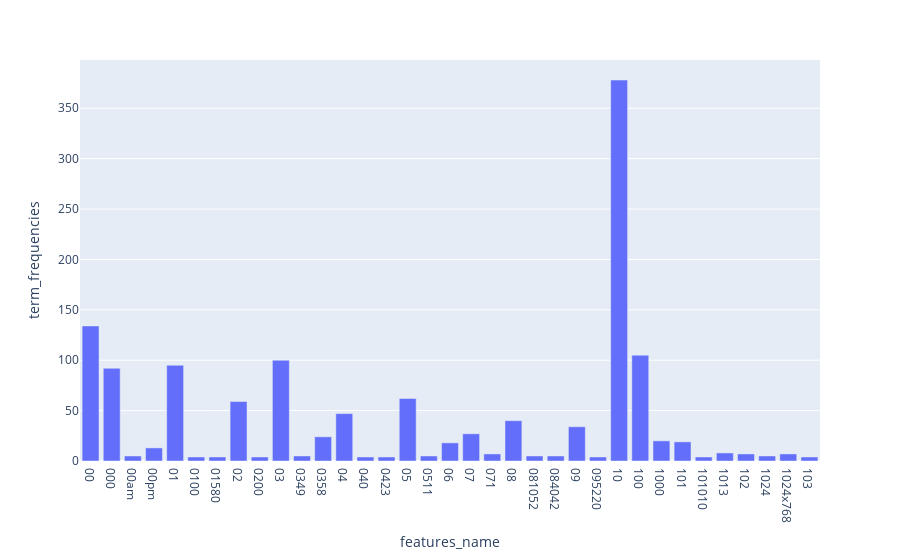

Notebook code cell kept with this figure:
### Markdown cell above
### >>> **Exercise 14 (take home):** 
The chart above only contains 300 vocabulary in the documents, and it's already computationally intensive to both compute and visualize. Can you efficiently reduce the number of terms you want to visualize as an exercise.

### Code cell
# I try to reduce the number to about 30, remaining only about 10% of original data.
# The criteria is to ignore the features_name with too little frequencies or almost with zero frequency.

X = count_vect.get_feature_names_out()[:300] #original
Y = term_frequencies[:300]

X_new = []
Y_new = []

order = sorted(Y)[-30:]
criteria = order[0]

for i in range(0,len(X)):
    if(Y[i] >= criteria):
        X_new.append(X[i])
        Y_new.append(Y[i])

DF = pd.DataFrame(dict(features_name = X_new, term_frequencies = Y_new))
figure = px.bar(DF, x = 'features_name', y = 'term_frequencies')

figure.show()

### Figure 1 — Plotly figure (JSON) as saved in the notebook; plotly's stock layout.template omitted (floating-point values rounded to 4 significant figures)
{"data": [{"alignmentgroup": "True", "hovertemplate": "features_name=%{x}<br>term_frequencies=%{y}<extra></extra>", "legendgroup": "", "marker": {"color": "#636efa", "pattern": {"shape": ""}}, "name": "", "offsetgroup": "", "orientation": "v", "showlegend": false, "textposition": "auto", "type": "bar", "x": ["00", "000", "00am", "00pm", "01", "0100", "01580", "02", "0200", "03", "0349", "0358", "04", "040", "0423", "05", "0511", "06", "07", "071", "08", "081052", "084042", "09", "095220", "10", "100", "1000", "101", "101010", "1013", "102", "1024", "1024x768", "103"], "xaxis": "x", "y": [134, 92, 5, 13, 95, 4, 4, 59, 4, 100, 5, 24, 47, 4, 4, 62, 5, 18, 27, 7, 40, 5, 5, 34, 4, 378, 105, 20, 19, 4, 8, 7, 5, 7, 4], "yaxis": "y"}], "layout": {"barmode": "relative", "legend": {"tracegroupgap": 0}, "margin": {"t": 60}, "xaxis": {"anchor": "y", "domain": [0, 1], "title": {"text": "features_name"}}, "yaxis": {"anchor": "x", "domain": [0, 1], "title": {"text": "term_frequencies"}}}}
